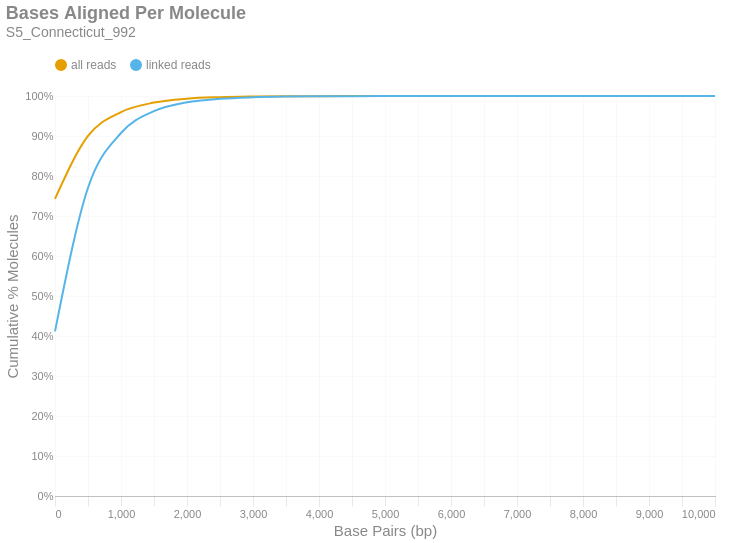

The notebook cell saved with this chart:
### Markdown cell above
### Bases Aligned Per Molecule
This is a cumulative frequency distribution showing the number of base pairs aligned per unique molecule. These data are shown in 500 bp bins. There are two distributions: one with `all reads` (yellow) and another with only `linked reads` (blue). The percent of molecules in the `linked reads` distribution is relative to the total number of linked molecules.

### Code cell
if SKIPLR:
    print_html(f"Skipped")
else:
    binned_df = consolidated_hist(valids['aligned_bp'], mask, 500, True)
    with SafeRender(binned_df):
        (
            density_plot(binned_df, 'Bases Aligned Per Molecule', samplename, 'basesper')
            .encode(
                x=alt.X('bin:Q', title="Base Pairs (bp)").axis(tickMinStep=500).scale(padding=0),
                y=alt.Y('value:Q', title='Cumulative % Molecules')
                    .axis(format='%')
                    .scale(domain = [0,1])
                    .stack(False),
                color=alt.Color("key:N").scale(domain = ["all reads", "linked reads"]),
                tooltip = [
                    alt.Tooltip("key:N", title = "Data Type"),
                    alt.Tooltip("range_label:N", title="Bases Aligned Per Molecule"),
                    alt.Tooltip("value:Q", format = ".2%", title="% Molecules (Cum.)")
                ]
            )
        ).display()

### Figure 1 — Vega-Lite specification as saved in the notebook (floating-point values rounded to 4 significant figures)
{"width": "container", "height": 400, "config": {"title": {"anchor": "start", "dy": -15, "fontSize": 18, "color": "#888888", "subtitleColor": "#888888", "subtitleFontSize": 14}, "arc": {"fill": "#0072B2"}, "axis": {"domainColor": "#888888", "domainWidth": 0.5, "gridWidth": 0.2, "grid": false, "titleFontWeight": 400, "titleFontSize": 15, "labelFontSize": 11, "labelColor": "#888888", "tickColor": "#888888", "tickWidth": 0.2, "titleColor": "#888888"}, "axisBand": {"grid": false}, "axisX": {"grid": true, "tickSize": 10, "domainCap": "round"}, "axisY": {"domain": false, "grid": true, "tickSize": 0, "domainCap": "round"}, "background": "transparent", "header": {"labelFontSize": 15, "labelColor": "#888888", "titleFontSize": 15, "titleFontWeight": 600, "titleColor": "#888888"}, "legend": {"labelFont": "sans-serif", "labelFontSize": 12, "labelColor": "#888888", "symbolSize": 100, "symbolType": "circle", "titleFontSize": 12, "titlePadding": 10, "titleColor": "#888888", "title": null, "orient": "top"}, "range": {"category": ["#E69F00", "#56B4E9", "#009E73", "#F0E442", "#0072B2", "#D55E00", "#CC79A7", "#000000"], "diverging": ["#cfe8f3", "#a2d4ec", "#73bfe2", "#46abdb", "#1696d2", "#12719e"]}, "area": {"fill": "#0072B2", "fillOpacity": 0.7, "line": true, "strokeOpacity": 0.7}, "line": {"color": "#0072B2", "stroke": "#0072B2", "strokeWidth": 2}, "trail": {"color": "#0072B2", "stroke": "#0072B2", "strokeWidth": 0, "size": 1}, "point": {"filled": true, "fillOpacity": 1.0, "size": 95}, "text": {"color": "#888888", "fontSize": 11, "align": "right", "fontWeight": 400, "size": 11}, "bar": {"fill": "#0072B2", "stroke": null}, "view": {"stroke": null, "continuousWidth": 660, "continuousHeight": 400}}, "data": {"name": "data-2e41a96ef4fdc155a72a7664f8d6b123"}, "mark": {"type": "line", "interpolate": "monotone", "point": {"opacity": 0, "size": 275}}, "encoding": {"color": {"field": "key", "scale": {"domain": ["all reads", "linked reads"]}, "type": "nominal"}, "tooltip": [{"field": "key", "title": "Data Type", "type": "nominal"}, {"field": "range_label", "title": "Bases Aligned Per Molecule", "type": "nominal"}, {"field": "value", "format": ".2%", "title": "% Molecules (Cum.)", "type": "quantitative"}], "x": {"axis": {"tickMinStep": 500}, "field": "bin", "scale": {"padding": 0}, "title": "Base Pairs (bp)", "type": "quantitative"}, "y": {"axis": {"format": "%"}, "field": "value", "scale": {"domain": [0, 1]}, "stack": false, "title": "Cumulative % Molecules", "type": "quantitative"}}, "params": [{"name": "param_c36ac31b6afebe62", "select": {"type": "point", "fields": ["key"]}, "bind": "legend"}], "title": {"text": "Bases Aligned Per Molecule", "subtitle": "S5_Connecticut_992"}, "transform": [{"fold": ["all reads (cumsum)", "linked reads (cumsum)"]}, {"calculate": "replace(datum.key, ' (cumsum)', '')", "as": "key"}, {"filter": {"param": "param_c36ac31b6afebe62"}}], "usermeta": {"embedOptions": {"downloadFileName": "S5_Connecticut_992.basesper"}}, "$schema": "https://vega.github.io/schema/vega-lite/v6.1.0.json", "datasets": {"data-2e41a96ef4fdc155a72a7664f8d6b123": [{"bin": "0.0", "interval": "0.0-500.0", "all reads": 0.7429, "linked reads": 0.4115, "all reads (cumsum)": 0.7429, "linked reads (cumsum)": 0.4115, "range_label": "0-499"}, {"bin": "500.0", "interval": "500.0-1000.0", "all reads": 0.1572, "linked reads": 0.359, "all reads (cumsum)": 0.9001, "linked reads (cumsum)": 0.7705, "range_label": "500-999"}, {"bin": "1000.0", "interval": "1000.0-1500.0", "all reads": 0.05964, "linked reads": 0.137, "all reads (cumsum)": 0.9597, "linked reads (cumsum)": 0.9075, "range_label": "1000-1499"}, {"bin": "1500.0", "interval": "1500.0-2000.0", "all reads": 0.02377, "linked reads": 0.0546, "all reads (cumsum)": 0.9835, "linked reads (cumsum)": 0.9621, "range_label": "1500-1999"}, {"bin": "2000.0", "interval": "2000.0-2500.0", "all reads": 0.009734, "linked reads": 0.02236, "all reads (cumsum)": 0.9932, "linked reads (cumsum)": 0.9845, "range_label": "2000-2499"}, {"bin": "2500.0", "interval": "2500.0-3000.0", "all reads": 0.003731, "linked reads": 0.008573, "all reads (cumsum)": 0.997, "linked reads (cumsum)": 0.993, "range_label": "2500-2999"}, {"bin": "3000.0", "interval": "3000.0-3500.0", "all reads": 0.001615, "linked reads": 0.00371, "all reads (cumsum)": 0.9986, "linked reads (cumsum)": 0.9967, "range_label": "3000-3499"}, {"bin": "3500.0", "interval": "3500.0-4000.0", "all reads": 0.0007582, "linked reads": 0.001742, "all reads (cumsum)": 0.9993, "linked reads (cumsum)": 0.9985, "range_label": "3500-3999"}, {"bin": "4000.0", "interval": "4000.0-4500.0", "all reads": 0.0003411, "linked reads": 0.0007836, "all reads (cumsum)": 0.9997, "linked reads (cumsum)": 0.9993, "range_label": "4000-4499"}, {"bin": "4500.0", "interval": "4500.0-5000.0", "all reads": 0.0001596, "linked reads": 0.0003667, "all reads (cumsum)": 0.9998, "linked reads (cumsum)": 0.9996, "range_label": "4500-4999"}, {"bin": "5000.0", "interval": "5000.0-5500.0", "all reads": 7.682e-05, "linked reads": 0.0001765, "all reads (cumsum)": 0.9999, "linked reads (cumsum)": 0.9998, "range_label": "5000-5499"}, {"bin": "5500.0", "interval": "5500.0-6000.0", "all reads": 3.86e-05, "linked reads": 8.869e-05, "all reads (cumsum)": 1.0, "linked reads (cumsum)": 0.9999, "range_label": "5500-5999"}, {"bin": "6000.0", "interval": "6000.0-6500.0", "all reads": 1.94e-05, "linked reads": 4.457e-05, "all reads (cumsum)": 1.0, "linked reads (cumsum)": 0.9999, "range_label": "6000-6499"}, {"bin": "6500.0", "interval": "6500.0-7000.0", "all reads": 1.133e-05, "linked reads": 2.603e-05, "all reads (cumsum)": 1.0, "linked reads (cumsum)": 1.0, "range_label": "6500-6999"}, {"bin": "7000.0", "interval": "7000.0-7500.0", "all reads": 4.801e-06, "linked reads": 1.103e-05, "all reads (cumsum)": 1.0, "linked reads (cumsum)": 1.0, "range_label": "7000-7499"}, {"bin": "7500.0", "interval": "7500.0-8000.0", "all reads": 3.265e-06, "linked reads": 7.501e-06, "all reads (cumsum)": 1.0, "linked reads (cumsum)": 1.0, "range_label": "7500-7999"}, {"bin": "8000.0", "interval": "8000.0-8500.0", "all reads": 1.152e-06, "linked reads": 2.647e-06, "all reads (cumsum)": 1.0, "linked reads (cumsum)": 1.0, "range_label": "8000-8499"}, {"bin": "8500.0", "interval": "8500.0-9000.0", "all reads": 1.728e-06, "linked reads": 3.971e-06, "all reads (cumsum)": 1.0, "linked reads (cumsum)": 1.0, "range_label": "8500-8999"}, {"bin": "9000.0", "interval": "9000.0-9500.0", "all reads": 1.921e-07, "linked reads": 4.412e-07, "all reads (cumsum)": 1.0, "linked reads (cumsum)": 1.0, "range_label": "9000-9499"}, {"bin": "9500.0", "interval": "9500.0-10000.0", "all reads": 0.0, "linked reads": 0.0, "all reads (cumsum)": 1.0, "linked reads (cumsum)": 1.0, "range_label": "9500-9999"}, {"bin": "10000.0", "interval": "10000.0-10500.0", "all reads": 1.921e-07, "linked reads": 4.412e-07, "all reads (cumsum)": 1.0, "linked reads (cumsum)": 1.0, "range_label": "10000-10499"}]}}
